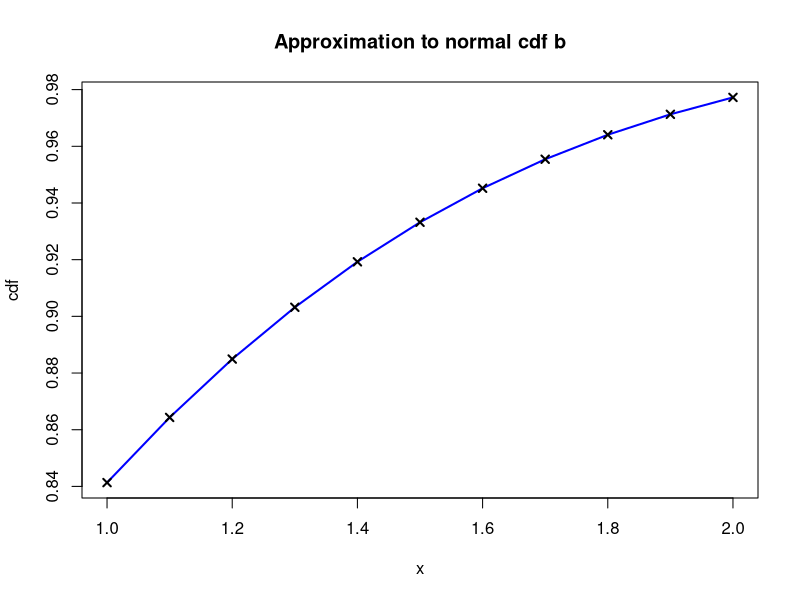

This figure's R source:
# clear variables and close windows
rm(list = ls(all = TRUE))
graphics.off()

# Main computation
y = 10:20
y = y/10
b = 0.231641888
a1 = 0.127414796
a2 = -0.142248368
a3 = 0.71070687
a4 = -0.726576013
a5 = 0.530702714
t = 1/(1 + b * y)
phi = 1 - (a1 * t + a2 * t^2 + a3 * t^3 + a4 * t^4 + a5 * t^5) * exp(-y * y/2)

# plot
plot(y, phi, col = "blue", type = "l", main = "Approximation to normal cdf b", 
    xlab = "x", ylab = "cdf", lwd = 2)
points(y, phi, col = "black", pch = 4, lwd = 2)
